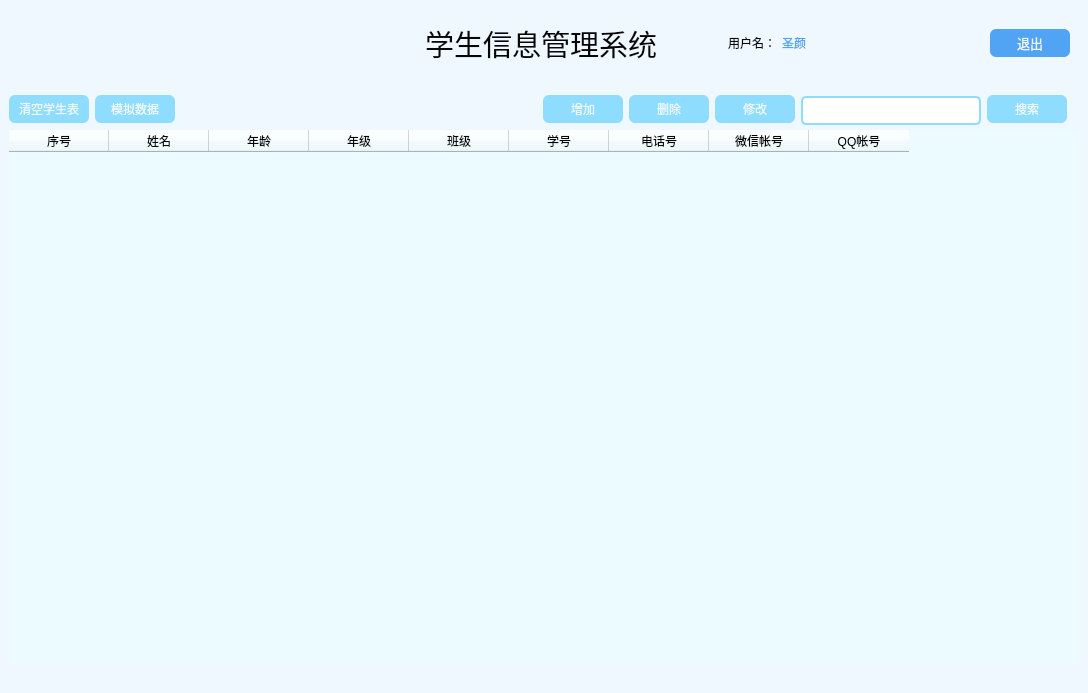
<?xml version="1.0" encoding="UTF-8"?>
<ui version="4.0">
 <class>MainWindow</class>
 <widget class="QMainWindow" name="MainWindow">
  <property name="geometry">
   <rect>
    <x>0</x>
    <y>0</y>
    <width>1088</width>
    <height>693</height>
   </rect>
  </property>
  <property name="windowTitle">
   <string>学生信息管理系统</string>
  </property>
  <property name="windowIcon">
   <iconset resource="res.qrc">
    <normaloff>:/aufc.ico</normaloff>:/aufc.ico</iconset>
  </property>
  <property name="styleSheet">
   <string notr="true">background-color:aliceblue;</string>
  </property>
  <widget class="QWidget" name="centralwidget">
   <property name="styleSheet">
    <string notr="true">background-color:aliceblue;</string>
   </property>
   <layout class="QGridLayout" name="gridLayout_2">
    <property name="leftMargin">
     <number>0</number>
    </property>
    <property name="topMargin">
     <number>0</number>
    </property>
    <property name="rightMargin">
     <number>0</number>
    </property>
    <property name="bottomMargin">
     <number>0</number>
    </property>
    <property name="spacing">
     <number>0</number>
    </property>
    <item row="1" column="0">
     <widget class="QWidget" name="widget_3" native="true">
      <property name="styleSheet">
       <string notr="true"/>
      </property>
      <layout class="QGridLayout" name="gridLayout">
       <property name="leftMargin">
        <number>0</number>
       </property>
       <property name="topMargin">
        <number>0</number>
       </property>
       <property name="rightMargin">
        <number>0</number>
       </property>
       <property name="bottomMargin">
        <number>0</number>
       </property>
       <property name="horizontalSpacing">
        <number>0</number>
       </property>
       <item row="2" column="0">
        <widget class="QStackedWidget" name="stackedWidget">
         <property name="styleSheet">
          <string notr="true">background-color:aliceblue;</string>
         </property>
         <widget class="QWidget" name="page">
          <layout class="QGridLayout" name="gridLayout_3">
           <item row="0" column="9">
            <widget class="QPushButton" name="btn_del">
             <property name="styleSheet">
              <string notr="true">QPushButton{
border-radius:6;
color:aliceblue;
background-color: rgb(142, 221, 255);
min-width: 80;
min-height: 28;
}
QPushButton:pressed{
border-radius:6;
color:aliceblue;
background-color:rgb(255, 255, 255);
min-width: 80;
min-height: 28;
}</string>
             </property>
             <property name="text">
              <string>删除</string>
             </property>
            </widget>
           </item>
           <item row="0" column="0">
            <widget class="QPushButton" name="btn_clear">
             <property name="styleSheet">
              <string notr="true">QPushButton{
border-radius:6;
color:aliceblue;
background-color: rgb(142, 221, 255);
min-width: 80;
min-height: 28;
}
QPushButton:pressed{
border-radius:6;
color:aliceblue;
background-color:rgb(255, 255, 255);
min-width: 80;
min-height: 28;
}
</string>
             </property>
             <property name="text">
              <string>清空学生表</string>
             </property>
            </widget>
           </item>
           <item row="0" column="1">
            <widget class="QPushButton" name="btn_moni">
             <property name="styleSheet">
              <string notr="true">QPushButton{
border-radius:6;
color:aliceblue;
background-color: rgb(142, 221, 255);
min-width: 80;
min-height: 28;
}
QPushButton:pressed{
border-radius:6;
color:aliceblue;
background-color:rgb(255, 255, 255);
min-width: 80;
min-height: 28;
}
</string>
             </property>
             <property name="text">
              <string>模拟数据</string>
             </property>
            </widget>
           </item>
           <item row="5" column="12">
            <widget class="QLabel" name="lable_cnt">
             <property name="styleSheet">
              <string notr="true">color: rgb(81, 163, 244);</string>
             </property>
             <property name="text">
              <string/>
             </property>
            </widget>
           </item>
           <item row="0" column="8">
            <widget class="QPushButton" name="btn_add">
             <property name="styleSheet">
              <string notr="true">QPushButton{
border-radius:6;
color:aliceblue;
background-color: rgb(142, 221, 255);
min-width: 80;
min-height: 28;
}
QPushButton:pressed{
border-radius:6;
color:aliceblue;
background-color:rgb(255, 255, 255);
min-width: 80;
min-height: 28;
}
</string>
             </property>
             <property name="text">
              <string>增加</string>
             </property>
            </widget>
           </item>
           <item row="0" column="11">
            <widget class="QLineEdit" name="lE_search">
             <property name="minimumSize">
              <size>
               <width>180</width>
               <height>27</height>
              </size>
             </property>
             <property name="maximumSize">
              <size>
               <width>180</width>
               <height>27</height>
              </size>
             </property>
             <property name="styleSheet">
              <string notr="true">border: 2px solid  rgb(142, 221, 255);
background-color: rgb(255, 255, 255);
min-width: 120;
min-height: 25;
border-radius: 5;</string>
             </property>
            </widget>
           </item>
           <item row="0" column="12">
            <widget class="QPushButton" name="btn_find">
             <property name="styleSheet">
              <string notr="true">QPushButton{
border-radius:6;
color:aliceblue;
background-color: rgb(142, 221, 255);
min-width: 80;
min-height: 28;
}
QPushButton:pressed{
border-radius:6;
color:aliceblue;
background-color:rgb(255, 255, 255);
min-width: 80;
min-height: 28;
}</string>
             </property>
             <property name="text">
              <string>搜索</string>
             </property>
            </widget>
           </item>
           <item row="4" column="0" colspan="15">
            <widget class="QTableWidget" name="tableWidget">
             <property name="styleSheet">
              <string notr="true">background-color: rgb(235, 251, 255);
border:none;
</string>
             </property>
             <property name="wordWrap">
              <bool>false</bool>
             </property>
             <column>
              <property name="text">
               <string>序号</string>
              </property>
             </column>
             <column>
              <property name="text">
               <string>姓名</string>
              </property>
             </column>
             <column>
              <property name="text">
               <string>年龄</string>
              </property>
             </column>
             <column>
              <property name="text">
               <string>年级</string>
              </property>
             </column>
             <column>
              <property name="text">
               <string>班级</string>
              </property>
             </column>
             <column>
              <property name="text">
               <string>学号</string>
              </property>
             </column>
             <column>
              <property name="text">
               <string>电话号</string>
              </property>
             </column>
             <column>
              <property name="text">
               <string>微信帐号</string>
              </property>
             </column>
             <column>
              <property name="text">
               <string>QQ帐号</string>
              </property>
             </column>
            </widget>
           </item>
           <item row="0" column="10">
            <widget class="QPushButton" name="btn_update">
             <property name="styleSheet">
              <string notr="true">QPushButton{
border-radius:6;
color:aliceblue;
background-color: rgb(142, 221, 255);
min-width: 80;
min-height: 28;
}
QPushButton:pressed{
border-radius:6;
color:aliceblue;
background-color:rgb(255, 255, 255);
min-width: 80;
min-height: 28;
}</string>
             </property>
             <property name="text">
              <string>修改</string>
             </property>
            </widget>
           </item>
           <item row="0" column="6">
            <spacer name="horizontalSpacer_2">
             <property name="orientation">
              <enum>Qt::Horizontal</enum>
             </property>
             <property name="sizeHint" stdset="0">
              <size>
               <width>40</width>
               <height>20</height>
              </size>
             </property>
            </spacer>
           </item>
          </layout>
         </widget>
         <widget class="QWidget" name="page_2"/>
        </widget>
       </item>
      </layout>
     </widget>
    </item>
    <item row="0" column="0">
     <widget class="QWidget" name="widget" native="true">
      <property name="styleSheet">
       <string notr="true">color: rgb(255, 255, 255);
background-color:aliceblue;</string>
      </property>
      <layout class="QHBoxLayout" name="horizontalLayout_2">
       <item>
        <spacer name="horizontalSpacer_4">
         <property name="orientation">
          <enum>Qt::Horizontal</enum>
         </property>
         <property name="sizeHint" stdset="0">
          <size>
           <width>363</width>
           <height>20</height>
          </size>
         </property>
        </spacer>
       </item>
       <item>
        <widget class="QLabel" name="label_title">
         <property name="font">
          <font>
           <family>楷体</family>
           <pointsize>22</pointsize>
           <weight>50</weight>
           <italic>false</italic>
           <bold>false</bold>
          </font>
         </property>
         <property name="styleSheet">
          <string notr="true">color: rgb(7, 7, 7);
font: 22pt &quot;楷体&quot;;</string>
         </property>
         <property name="text">
          <string>学生信息管理系统</string>
         </property>
         <property name="alignment">
          <set>Qt::AlignCenter</set>
         </property>
        </widget>
       </item>
       <item>
        <widget class="QWidget" name="widget_2" native="true">
         <layout class="QHBoxLayout" name="horizontalLayout">
          <item>
           <widget class="QLabel" name="label_tp">
            <property name="minimumSize">
             <size>
              <width>50</width>
              <height>50</height>
             </size>
            </property>
            <property name="styleSheet">
             <string notr="true">image: url(:/qw.ico);</string>
            </property>
            <property name="text">
             <string/>
            </property>
           </widget>
          </item>
          <item>
           <widget class="QLabel" name="label_yh">
            <property name="styleSheet">
             <string notr="true">color: rgb(8,8,8);
font: 10pt &quot;楷体&quot;</string>
            </property>
            <property name="text">
             <string>用户名：</string>
            </property>
           </widget>
          </item>
          <item>
           <widget class="QLabel" name="label_sy">
            <property name="styleSheet">
             <string notr="true">font: 10pt &quot;楷体&quot;;
color: rgb(81, 163, 244);</string>
            </property>
            <property name="text">
             <string>圣颜</string>
            </property>
           </widget>
          </item>
          <item>
           <spacer name="horizontalSpacer">
            <property name="orientation">
             <enum>Qt::Horizontal</enum>
            </property>
            <property name="sizeHint" stdset="0">
             <size>
              <width>40</width>
              <height>20</height>
             </size>
            </property>
           </spacer>
          </item>
          <item>
           <widget class="QPushButton" name="pushButton">
            <property name="font">
             <font>
              <family>楷体</family>
              <pointsize>10</pointsize>
             </font>
            </property>
            <property name="autoFillBackground">
             <bool>false</bool>
            </property>
            <property name="styleSheet">
             <string notr="true">QPushButton{
color: rgb(255, 255, 255);
background-color: rgb(250, 227, 217);
border-radius:6;            
color:aliceblue;                    
background-color: rgb(81, 163, 244);           
min-width: 80;
min-height: 28;
}
QPushButton:pressed{
color: rgb(255, 255, 255);
background-color: rgb(250, 227, 217);
border-radius:6;            
color:aliceblue;                    
background-color:rgb(255, 255, 255);           
min-width: 80;
min-height: 28;
}

</string>
            </property>
            <property name="text">
             <string>退出</string>
            </property>
           </widget>
          </item>
         </layout>
        </widget>
       </item>
      </layout>
     </widget>
    </item>
   </layout>
  </widget>
  <widget class="QMenuBar" name="menubar">
   <property name="geometry">
    <rect>
     <x>0</x>
     <y>0</y>
     <width>1088</width>
     <height>26</height>
    </rect>
   </property>
  </widget>
 </widget>
 <resources>
  <include location="res.qrc"/>
 </resources>
 <connections/>
</ui>
